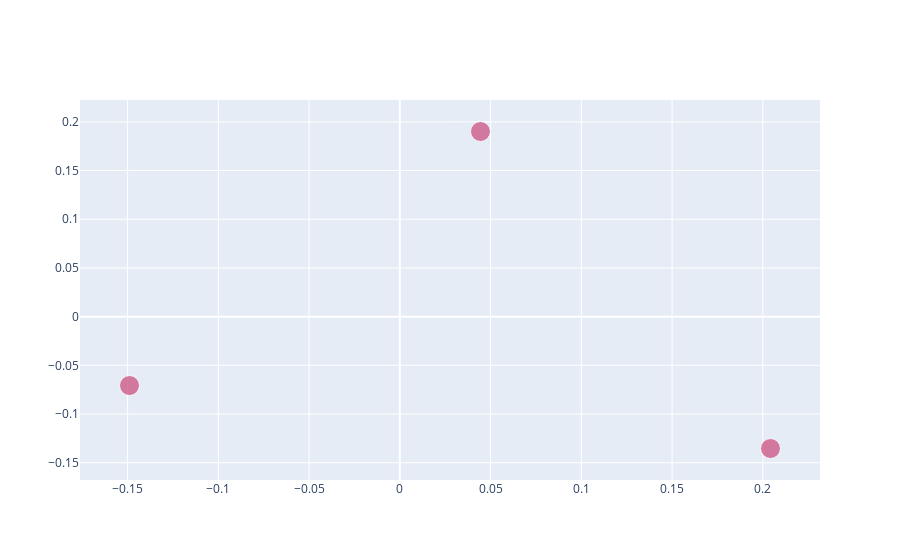

The cell this chart's notebook holds for it:
### Code cell
fig = go.Figure(data=go.Scatter(
    x=centers[:, 0],
    y=centers[:, 1],
    mode='markers',
    marker=dict(size=[20, 20, 20],
                color=[2, 2, 2],
                opacity=0.7)
))

fig.show()

### Figure 1 — Plotly figure (JSON) as saved in the notebook; plotly's stock layout.template omitted (floating-point values rounded to 4 significant figures)
{"data": [{"marker": {"color": [2, 2, 2], "opacity": 0.7, "size": [20, 20, 20]}, "mode": "markers", "type": "scatter", "x": [-0.149, 0.2042, 0.04443], "y": [-0.07074, -0.1354, 0.1901]}], "layout": {}}
